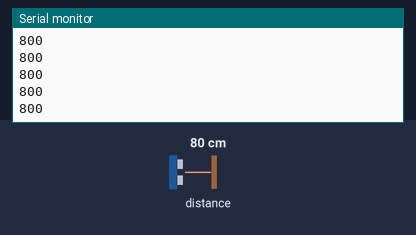
The sketch below on a simulated Arduino Uno, built with avr-gcc and run on an emulated ATmega328P. On the bench: the last lines printed to the serial monitor. The inputs (shaded band) are chosen by the test bench; at power-on: distance to the obstacle 80 cm.

Above: at 1.2 s.
1.3 s: distance to the obstacle set to 2 cm
At 1.4 s:
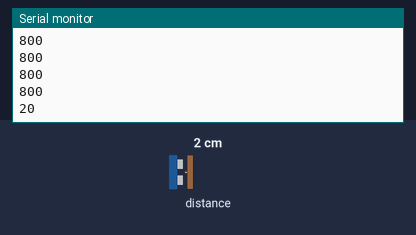
2.8 s: distance to the obstacle set to 4 cm
At 2.89 s:
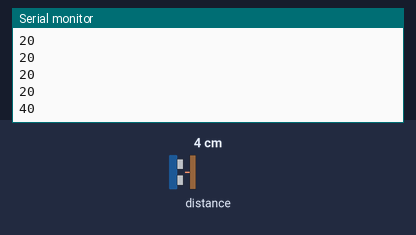
Timing chart, 0 to 5.8 s (numbered marks = the images above; inputs shaded):
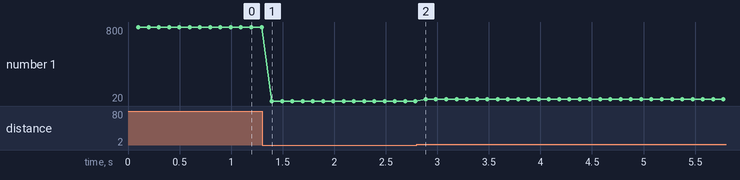

Measured:
- after the input at 1.3 s, the serial monitor: prints a new line after 0.09 s (image 1)
- after the input at 2.8 s, the serial monitor: prints a new line after 0.09 s (image 2)
- plotted number 1: 800 → 20 after the input at 1.3 s, 20 → 40 after the input at 2.8 s

The sketch:

arduino_distance.ino
```cpp
/* arduino_distance
 * Uses VL53L0X Time-of-Flight Lidar sensor for distance measurement. Hand crafted averaging for greater precision. Customisable degree of accuracy
 * Author: Matthew Timmons-Brown
 */

// Import I2C and sensor library
#include <Wire.h>
#include <VL53L0X.h>

// Set a constant - number of trials before averaging
#define average_trials 3

// Initialise sensor
VL53L0X sensor;

// Setup loop (runs once at the start of the program)
void setup()
{
  // Start serial communication with Pi
  Serial.begin(9600);
  Wire.begin();
  sensor.init();
  sensor.setTimeout(500);
  sensor.setMeasurementTimingBudget(100000); // For higher accuracy measurement (up to 100ms)(value in microseconds)
}

// Main program loop (runs forever)
void loop()
{
  // Initiliase variables
  int avg;
  int lidar_array[average_trials]; // Create array
  populate_lidar_array(lidar_array); // Pass array into populate_lidar_array function and fill with distance values
  avg = average_lidar_array(lidar_array); // Average array values and store in avg variable
  Serial.print(avg); // Send the final value to the serial port, for the Pi to receive
  Serial.println();
}

// Populate lidar array function
// Makes an array of distance values with length "average_trials"
int populate_lidar_array(int lidar_array[])
{
  for (int i = 0; i < average_trials; i = i +1)
  {
    // For each index of the array, get distance and store distance at that index
    lidar_array[i] = get_distance();
  }
}

// Average lidar array function
// Averages an array of lidar values
int average_lidar_array(int lidar_array[])
{
  int sum = 0;
  for (int i = 0; i < average_trials; i = i + 1)
  {
    // Sum each value in the array
    sum += lidar_array[i];
  }
  int result; // Work out mean average and return result
  result = ((float) sum) / average_trials;
  return result;
}

// Get lidar distance function
// Returns the distance from the lidar sensor
int get_distance()
{
  // Get distance in millimeters from lidar sensor
  return sensor.readRangeSingleMillimeters();
}
```
